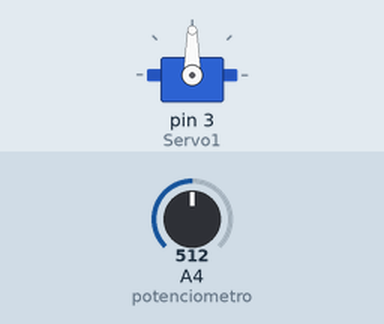
A sketch run on a simulated Arduino Uno, built with avr-gcc and run on an emulated ATmega328P. On the bench: servo. The test bench sets the inputs (shaded band); at power-on: A4 (potenciometro) = 512.

Above: at 1.2 s.
1.3 s: A4 (potenciometro) set to 716
At 1.8 s:
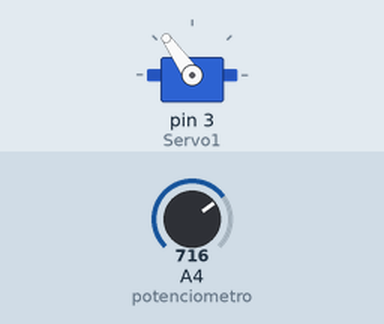
2.8 s: A4 (potenciometro) set to 900
At 4.0 s:
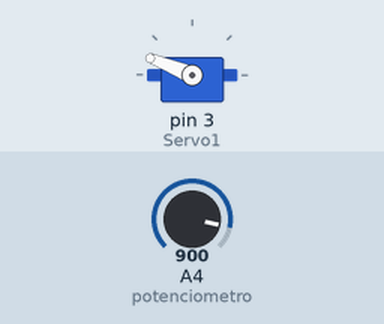
4.3 s: A4 (potenciometro) set to 1023
At 5.3 s:
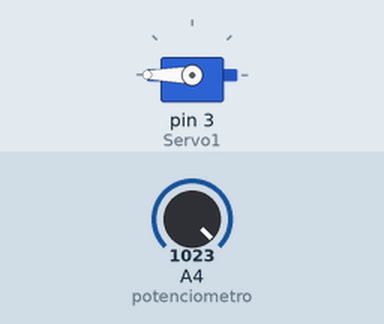
5.8 s: A4 (potenciometro) set to 306
At 6.4 s:
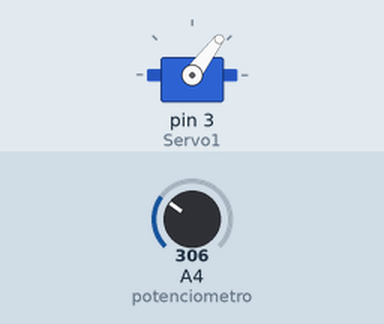
7.3 s: A4 (potenciometro) set to 122
At 8.7 s:
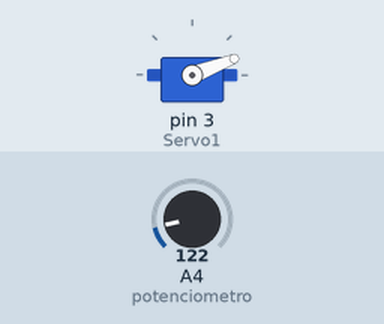
Timing chart, 0 to 9.8 s (numbered marks = the images above; inputs shaded):
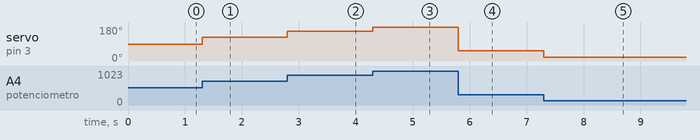

Measured:
- after the input at 1.3 s, servo on pin 3 (Servo1): 90° → 125° at once
- after the input at 2.8 s, servo on pin 3 (Servo1): 125° → 158° at once
- after the input at 4.3 s, servo on pin 3 (Servo1): 158° → 180° at once
- after the input at 5.8 s, servo on pin 3 (Servo1): 180° → 53° at once
- after the input at 7.3 s, servo on pin 3 (Servo1): 53° → 21° at once

The sketch:

Servo1.ino
```cpp
#include <Servo.h>

Servo Servo1; //Declaramos que queremos controlar un Servo, al cual le vamos a poner un nombre cualquiera
int potenciometro = A4; //El pin análogo donde va conectado el Potenciómetro
int value; //El valor a leer por el puerto análogo

void setup()
{
Servo1.attach(3); //El pin al cual conectamos el servo
}

void loop()
{
value = analogRead(potenciometro); //lee el valor entre 0 y 1023
value = map(value, 0 ,1023, 0, 180); //Traduce la lectura análga (0, 1023) a grados (0°, 180°)
Servo1.write(value); //Mueve el Servo según la lectura análoga
}
```
